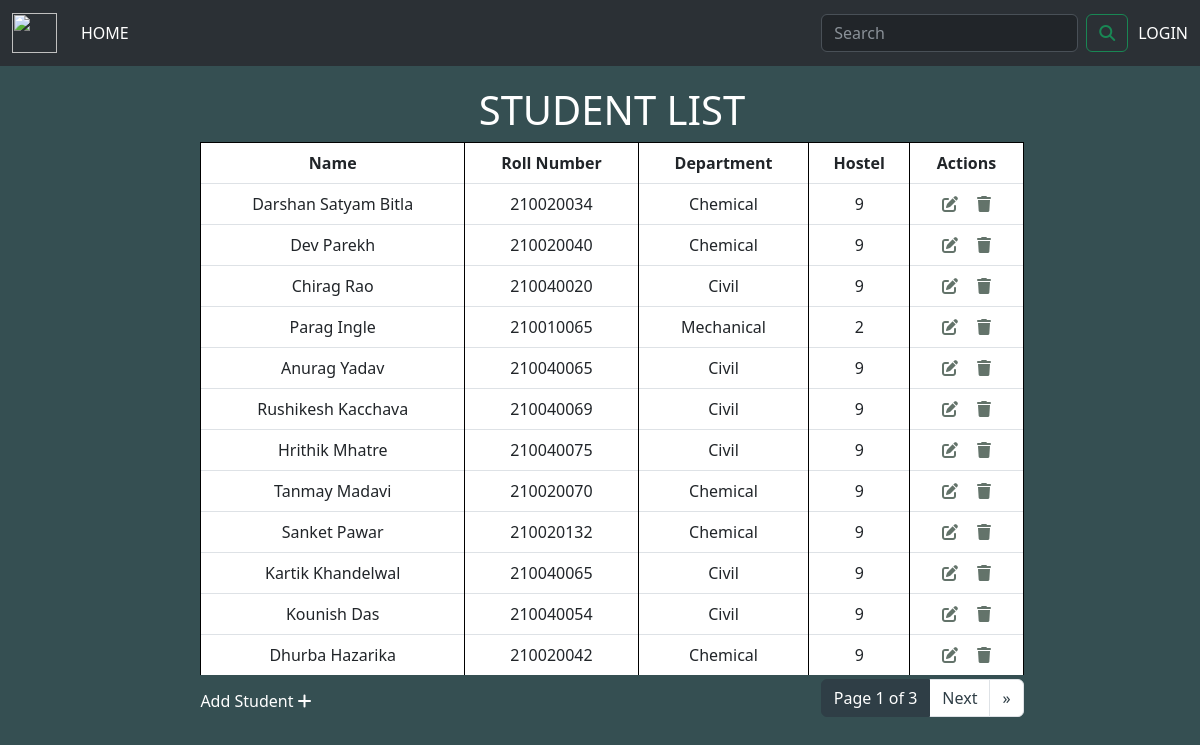
The page / on the database its author committed.
### base/models.py (models this page shows, shortened)
class Student(models.Model):
    name = models.CharField(max_length=100, blank=False, null=False)
    roll = models.CharField(max_length=9, blank=False, null=False)
    department = models.CharField(max_length=100, blank=False, null=False)
    hostel = models.CharField(max_length=20, blank=False, null=False)

### base/views.py (the view)
# urls.py: path('', views.home, name='home'),
def home(request):
    q=request.GET.get('q') if request.GET.get('q')!=None else ''
    students=Student.objects.filter(
        Q(name__icontains=q) | Q(hostel__icontains=q) | Q(department__icontains=q) | Q(roll__icontains=q)
    )
    p=Paginator(students, 12)
    page=request.GET.get('page')
    student_list=p.get_page(page)
    context={'students': students, 'student_list':student_list}
    return render(request, 'base/home.html', context)

### base/templates/base/home.html (shortened to what this page needs)
{% extends 'main.html'%} {%block content%}
  <link rel="stylesheet" href="https://unpkg.com/aos@next/dist/aos.css" />
<body>
  <div class="home-container">
    <h1 class="title" data-aos="zoom-in">STUDENT LIST</h1>
    <div class="tablewrapper">
      <table class="table table-hover table-bordered">
        <thead>
          <tr class=>
            <th>Name</th>
            <th>Roll Number</th>
            <th>Department</th>
            <th>Hostel</th>
            <th>Actions</th>
          </tr>
        </thead>
        <tbody>
          {% for student in student_list %}
            <tr>
              <td>{{ student.name }}</td>
              <td>{{ student.roll }}</td>
              <td>{{ student.department }}</td>
              <td>{{ student.hostel }}</td>
              <td>
                <div class="action">
                  <a href="{%url 'edit' student.id %}" class="editor"><i class="fa-solid fa-pen-to-square" style="color:#63736A ;"></i></a>
                  <a href="{%url 'delete' student.id%}"><i class="fa-solid fa-trash" style="color: #63736A;"></i></a>
                </div>
              </td>
            </tr>
          {% endfor %}
        </tbody>
      </table>
      <div class="adder">
        <a href="{%url 'add' %}">Add Student <i class="fa-solid fa-plus" style="color: #ffffff;"></i></a>
      </div>
      <br /><br />
      <div class="pagebut">
        <nav aria-label="Page navigation example">
        <ul class="pagination">
          <li class="page-item active" ><a href="#" class="page-link"> Page {{student_list.number}} of
          {{student_list.paginator.num_pages}}</a></li> {% if student_list.has_next %}
          <li class="page-item"><a class="page-link" href="?page={{student_list.next_page_number}}">Next</a></li>
          <li class="page-item"><a class="page-link" href="?page={{student_list.paginator.num_pages}}">&raquo</a></li>
          {% endif%}
        </ul>
        </nav>
      </div>
    </div>
  </div>
</body>
{% endblock %}

### templates/main.html (shortened to what this page needs)
<!DOCTYPE html>
<html lang="en">
  <head>
    <link
      href="https://cdn.jsdelivr.net/npm/bootstrap@5.3.0-alpha2/dist/css/bootstrap.min.css"
      rel="stylesheet"
    />
  </head>
  <body>
    <nav
      class="navbar bg-dark navbar-expand-lg bg-body-tertiary"
      data-bs-theme="dark"
    >
      <div class="container-fluid">
        <a class="navbar-brand" href="https://www.iitb.ac.in/" target="_blank"
          ><img
            src="https://upload.wikimedia.org/wikipedia/en/thumb/1/1d/Indian_Institute_of_Technology_Bombay_Logo.svg/1200px-Indian_Institute_of_Technology_Bombay_Logo.svg.png"
            width="45"
            height="40"
        /></a>
        <div class="collapse navbar-collapse" id="navbarSupportedContent">
          <ul class="navbar-nav me-auto mb-2 mb-lg-0">
            <li class="nav-item">
              <a
                class="nav-link active"
                aria-current="page"
                href="{% url 'home' %}"
                >HOME</a
              >
            </li>
          </ul>
          <form class="d-flex" method="GET" action="{% url 'home'%}">
            <input
              class="form-control me-2"
              type="text"
              placeholder="Search"
              name="q"
            />
            <button class="btn btn-outline-success" type="submit">
              <i class="fa-solid fa-magnifying-glass"></i>
            </button>
          </form>
          <div class="log">
            {% if user.is_authenticated %}
            <a href="{% url 'logout'%}">LOGOUT</a>
            {% else %}
            <a href="{% url 'login'%}">LOGIN</a>
            {% endif %}
          </div>
        </div>
      </div>
    </nav>
     {% block content %} {% endblock %}
  </body>
</html>

### templates/main.html (style rules this page uses)
.log { margin-left: 10px; }
.log a { color: white; text-decoration: none; }

### base/templates/base/home.html (style rules this page uses)
* { box-sizing: border-box; margin: 0; }
.title { display: flex; justify-content: center; align-items: center; margin-top: 20px; color: white; margin-left: 2%; }
.table { width: 70%; margin: 0 auto; text-align: center; border-right: black; border-left: black; }
.table thead { background-color: #63736A; background-color: #2F3E46; color: white; border-top: black; }
.table tbody tr:nth-child(even) { background-color: #A4C3B2; background-color: #84A98C; }
.table tbody tr:nth-child(odd) { background-color: #CCE3DE; background-color: #CAD2C5; }
.table tbody tr:nth-last-child(1) { border-bottom: black; }
.page-link { color: #2F3E46; }
.page-item.active .page-link { background-color: #2F3E46; border-color: #2F3E46; color: white; }
body { background-color: #F6FFF8; background-color: #EAF4F4; background-color: #D1EFB5; background-color: #D3FAD6; background-color: #D2F2BE; background-color: #CAD2C5; background-color: #354F52; background-color: white; background-color: #354F52; height: 100vh; width: 100vw; }
.editor { padding-right: 15px; }
.action a { transition: all 0.5s ease-in-out; }
.tablewrapper { position: relative; margin-left: 2%; }
@media screen and (min-width: 768px) { .pagebut { position: absolute; bottom: -10px; right: 15%; } }
@media screen and (min-width: 768px) { .adder { position: absolute; bottom: 10px; left: 15%; } }
.adder a { text-decoration: none; color: white; }

### rows shown on the page
Student: name "Darshan Satyam Bitla", roll "210020034", department "Chemical", hostel "9"
Student: name "Dev Parekh", roll "210020040", department "Chemical", hostel "9"
Student: name "Chirag Rao", roll "210040020", department "Civil", hostel "9"
Student: name "Parag Ingle", roll "210010065", department "Mechanical", hostel "2"
Student: name "Anurag Yadav", roll "210040065", department "Civil", hostel "9"
Student: name "Rushikesh Kacchava", roll "210040069", department "Civil", hostel "9"
Student: name "Hrithik Mhatre", roll "210040075", department "Civil", hostel "9"
Student: name "Tanmay Madavi", roll "210020070", department "Chemical", hostel "9"
Student: name "Sanket Pawar", roll "210020132", department "Chemical", hostel "9"
Student: name "Kartik Khandelwal", roll "210040065", department "Civil", hostel "9"
Student: name "Kounish Das", roll "210040054", department "Civil", hostel "9"
Student: name "Dhurba Hazarika", roll "210020042", department "Chemical", hostel "9"

### other values the page prints
{{ student_list.number }} "1"
{{ student_list.paginator.num_pages }} "3"
